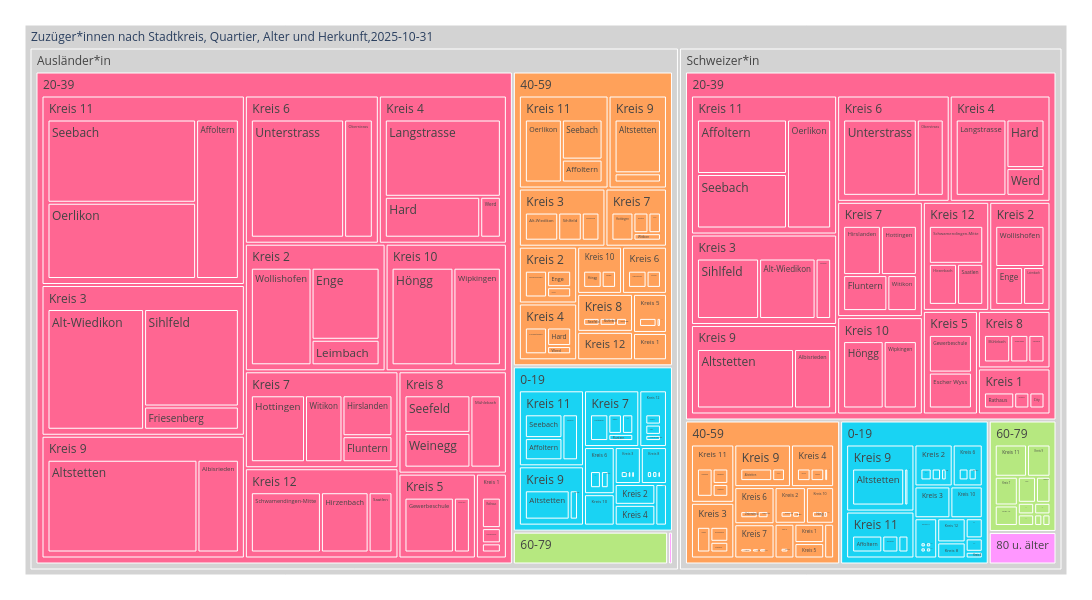

Here is the notebook cell this chart was saved with:
### Code cell
treeMap2 = mypy_dv.plot_px_treemap(
    data=myTreemapAgg.loc[time_slot].reset_index()
    ,levels=['HerkunftLang', 'AlterV20ueber80Kurz_noDM','KreisLang','QuarLang',]
    ,values="sum_AnzZuzuWir"
    ,color="AlterV20ueber80Kurz_noDM"
    #, color_continuous_scale='Blues'
    ,color_discrete_map={'(?)':'lightgrey', 'Erwerbstätige':'#99C32E', 'Nichterwerbspersonen':'#7B4100', 'Erwerbslose':'#DB247D'}  
    ,height=600
    ,width=1100               
    #,margin_val_bottom=25
    ,myHeaderTitle="Zuzüger*innen nach Stadtkreis, Quartier, Alter und Herkunft,"+time_slot

)
treeMap2

### Figure 1 — Plotly figure (JSON) as saved in the notebook; plotly's stock layout.template omitted (floating-point values rounded to 4 significant figures; data arrays with more than 128 entries replaced by an {"elided": "..."} marker saying what was removed)
{"data": [{"branchvalues": "total", "customdata": {"elided": "341x1 str values"}, "domain": {"x": [0, 1], "y": [0, 1]}, "hovertemplate": "%{label}<br><br>Anzahl:<br>%{value}<extra></extra>", "ids": {"elided": "341 str values"}, "labels": {"elided": "341 str values"}, "marker": {"colors": {"elided": "341 str values"}}, "name": "", "parents": {"elided": "341 str values"}, "root": {"color": "grey"}, "type": "treemap", "values": {"elided": "341 int values"}}], "layout": {"height": 600, "legend": {"tracegroupgap": 0}, "margin": {"b": 25, "l": 25, "r": 25, "t": 25}, "width": 1100}}
